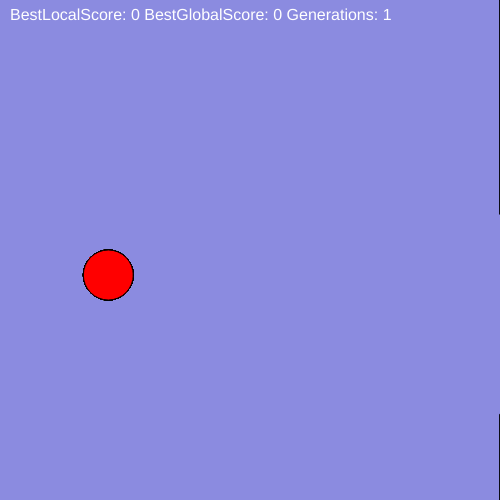
Frame 1 (no input)
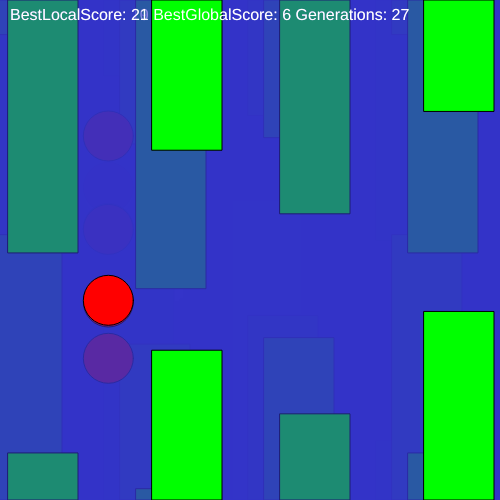
Frame 60 (no input)
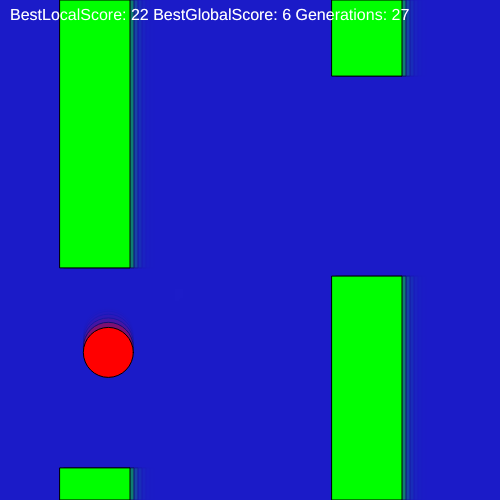
Frame 120 (the mouse pressed at the canvas centre since frame 60)

The p5.js sketch that drew these frames (run headless with seeded random() and noise() and a simulated clock; from frame 60 on, the mouse is pressed at the canvas centre):

// p5.js sketch
// ── sketch.js
let pace = -4;
let spaceBetweenObstacles = 200;
let distance;
let obstacles;
let w = 70;
let games;
let begin;
let max = 0;
let amountofinstances = 50;
let neuralNetworkConfig = [6, 10, 20, 10, 2];
let bestLocalScore = -1;
let next;
let bestLocalIndex = -1;
let localscore = -1;
let generation = 1;
let innerspace = 200;

function setup() {
  createCanvas(500, 500);
  frameRate(60);
  obstacles = [];
  distance = 0;
  obstacles.push(new Obstacle());
  next = obstacles[0];
  games = [];
  for(let i = 0; i < amountofinstances; i++){
    games.push(new Game(i));
  }
}

function Bird() {
  this.x = width/6;
  this.y = height/2;
  this.yvel = 0;
  this.yvelmax = 20;
  this.yacc = 0.7;
  this.w = 50;
  this.jump = () => {
    this.yvel = -11;
  };
  this.move = () => {
    this.y += this.yvel;
    this.yvel = constrain(this.yvel +  this.yacc, -this.yvelmax, this.yvelmax);
    if(this.y + this.w >= height) this.y = height-this.w;
    else if(this.y <= 0) this.y = 0;
  };
  this.didCollide = (obstacle, index) => {
    if(this.x + this.w > obstacle.x && this.x < obstacle.x + obstacle.w){
      begin = true;
      //next = obstacles[index+1];
      if(!(this.y > obstacle.topheight && this.y + this.w < obstacle.topheight + obstacle.innerspace)){
        return true;
      }
    }
    if(this.y + this.w >= height || this.y <= 0){
      return true;
    }
    return false;
  };
  this.render = () => {
    fill(color(255, 0, 0));
    ellipseMode(CORNER);
    ellipse(this.x, this.y, this.w, this.w);
  }
  this.isDead = () => {
    for(let i = 0; i < obstacles.length; i++){
      if(this.didCollide(obstacles[i], i))  {
        return true;
      }
    }
    return false;
  }
  this.reset = () => {
    this.x = width/6;
    this.y = height/2;
    this.yvel = 0;
    this.yvelmax = 20;
    this.yacc = 0.7;
    this.w = 50;
  }
}

// visualisation
let dir = 1;
let c = 0;

function drawBackground(){
  c += dir;
  background(color(50 + c,50 + c, 200, 145));
}

function draw(){
  drawBackground();
  for(let i = 0; i < obstacles.length; i++){
    obstacles[i].render();
  }
  for(let i = 0; i < games.length; i++){
    if(!games[i].isDead){
      games[i].render();
    }
  }
  if(mouseIsPressed){
    update();
  }else{
    for(let i = 0; i < 100; i++){
      update();
    }
  }
  fill(255);
  textSize(16);
  text("BestLocalScore: " + bestLocalScore + " BestGlobalScore: " + max + " Generations: " + generation, 10, 20);
}

function update() {
  distance += Math.abs(pace);
  if(distance - w >= spaceBetweenObstacles){
    obstacles.push(new Obstacle());
    distance = 0;
    dir = dir * -1; // for visualisation
  }
  let deleteObstacleIndex = -1;
  for(let i = 0; i < obstacles.length; i++){
    obstacles[i].move();
    if(obstacles[i].x + obstacles[i].w < 0){
      deleteObstacleIndex = i;
      delete obstacles[i];
    }
  }
  if(deleteObstacleIndex != -1) obstacles.splice(deleteObstacleIndex, 1); // this is time consuming.
  let alive = false;
  let found = false;
  for(let i = 0; i < games.length; i++){
    if(!games[i].isDead){
      games[i].update();
      if(games[i].bird.x > next.x + next.w){
        games[i].score++;
        found = true;
      }
      alive = true;
    }
  }
  if(found){
    next = obstacles[obstacles.indexOf(next) + 1];
  }
  localscore = -1;
  bestLocalIndex = -1;
  for(let i = 0; i < games.length; i++){
    if(games[i].getResult() > bestLocalScore){
      bestLocalScore = games[i].getResult();
    }
    if(games[i].getResult() > localscore){
      localscore = games[i].getResult();
      bestLocalIndex = i;
    }
  }
  if(!alive){
    generation++;
    for(let i = 0; i < games.length; i++){
      if(i != bestLocalIndex){
        games[i].predictor.improve(games[bestLocalIndex].predictor);
      }
      if(bestLocalScore == 0 && max == 0){
        games[i].predictor = new NeuralNetwork(neuralNetworkConfig, games[i].id)
      }
      games[i].reset();
    }
    reset();
  }
}

function reset(){
  if(bestLocalScore > max) max = bestLocalScore;
  bestLocalScore = -1;
  begin = false;
  dir = 1; // for visualisation
  c = 0;
  obstacles = [];
  distance = 0;
  obstacles.push(new Obstacle());
  next = obstacles[0];
}

function Obstacle() {
  this.w = w;
  this.innerspace = innerspace;
  this.topheight = random(0, height-this.innerspace);
  this.x = width;
  this.move = () => {this.x += pace;}
  this.render = () => {
    fill(color(0, 255, 0));
    rect(this.x, 0, this.w, this.topheight);
    rect(this.x, this.innerspace + this.topheight, this.w, height - this.innerspace - this.topheight);
  }
}

// ── game.js
class Game{
  constructor(id){
    this.predictor = new NeuralNetwork(neuralNetworkConfig, id);
    this.bird = new Bird();
    this.score = 0;
    this.result = 0;
    this.isDead = false;
  }
  getResult(){
    if(!this.isDead){
      return this.score;
    }
    return this.result;
  }
  reset(){
    this.isDead = false;
    this.score = 0;
    this.result = 0;
    this.bird.reset();
  }
  getFactors(){
    let xdist = next.x-this.bird.x;
    let ydist = next.topheight-this.bird.y;
    let dist = Math.sqrt(xdist * xdist + ydist * ydist);
    let maxdist = Math.sqrt(height * height + spaceBetweenObstacles * spaceBetweenObstacles);
    let input = [normalize(height - this.bird.y, height), normalize(this.bird.yvel, this.bird.yvelmax), normalize(this.bird.y, height), normalize(xdist, spaceBetweenObstacles), normalize(ydist, height), normalize(dist, maxdist)];
    return input;
  }
  predict(){
    let input = this.getFactors();
    let result = this.predictor.predict(input);
    let max = -1;
    let maxIndex = -1;
    for(let i = 0; i < result.length; i++){
      if(result[i] > max){
        max = result[i];
        maxIndex = i;
      }
    }
    if(getOutput(maxIndex)){
      this.bird.jump();
    }
  }

  update(){
    this.predict();
    this.bird.move();
    if(this.bird.isDead()){
      this.result = this.score;
      this.isDead = true;
    }
  }

  render(){
    this.bird.render();
  }
}

function getOutput(index) {
  if(index == 0) return true;
  return false;
}

// ── neural_network.js

let Neuron = function(lengthOfPreviousLayer) {
  this.weights = [];
  for (let i = 0; i < lengthOfPreviousLayer; i++) {
    this.weights.push(random(-1,1));
  }
  this.sum = 0;
  this.normalizeToResult = function() {
    this.result = this.sum / this.maxsum;
  }
  this.addToSum = function(x, i) {
    this.sum += this.weights[i] * x;
  }
  this.maxsum;
  this.setMaxSum = function(){
    this.maxsum = this.weights.reduce(function(runningsum, el) {
      return runningsum + el;
    },0);
  }
  this.setMaxSum();
  this.result = -1;
  this.reset = function() {
    this.result = -1;
    this.sum = 0;
  }
}

class NeuralNetwork {
  constructor(layerDescription, id) {
    this.layers = [];
    this.id = id;
    for (let i = 1; i < layerDescription.length; i++) {
      this.layers.push([]);
      for (let j = 0; j < layerDescription[i]; j++) {
        this.layers[i-1].push(new Neuron(layerDescription[i-1]));
      }
    }
  }

  improve(best) {
    const learningRate = random(0,0.15);
    for (var i = 0; i < this.layers.length; i++) {
      for (var j = 0; j < this.layers[i].length; j++) {
        for (var k = 0; k < this.layers[i][j].weights.length; k++) {
          this.layers[i][j].weights[k] = best.layers[i][j].weights[k] + random(-learningRate, learningRate);
        }
        this.layers[i][j].setMaxSum();
      }
    }
  }

  predict(input) {
    for (let i = 0; i < this.layers[0].length; i++) {
      this.layers[0][i].reset();
      for (let j = 0; j < input.length; j++) {
        this.layers[0][i].addToSum(input[j], j);
      }
      this.layers[0][i].normalizeToResult();
    }
    for (let i = 1; i < this.layers.length; i++) {
      for (let j = 0; j < this.layers[i].length; j++) {
        this.layers[i][j].reset();
        for (let k = 0; k < this.layers[i - 1].length; k++) {
          this.layers[i][j].addToSum(this.layers[i - 1][k].result, k); // is this right
        }
        this.layers[i][j].normalizeToResult();
      }
    }
    let results = [];
    for (let i = 0; i < this.layers[this.layers.length - 1].length; i++) {
      results.push(this.layers[this.layers.length - 1][i].result);
    }
    return results;
  }
}


function normalize(val, max) {
  return val / max;
}
